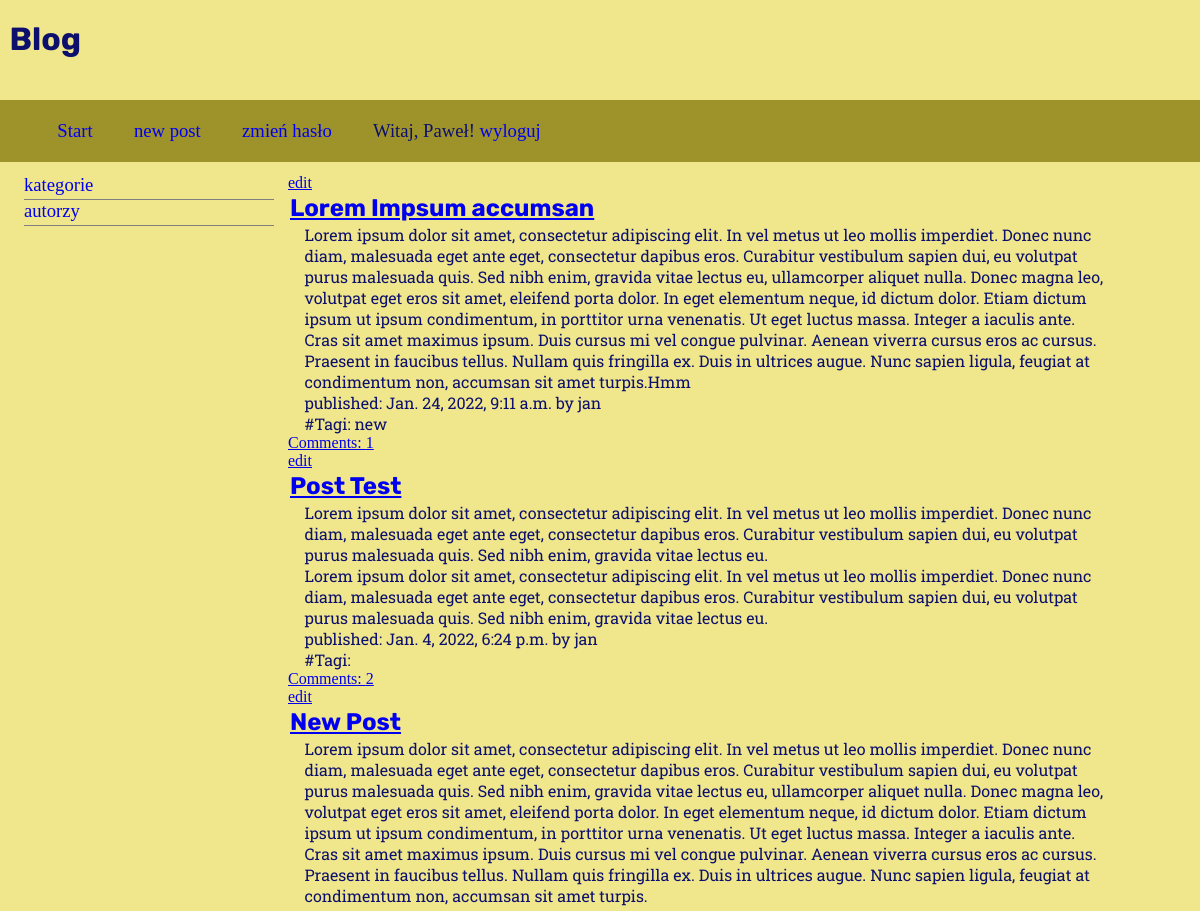
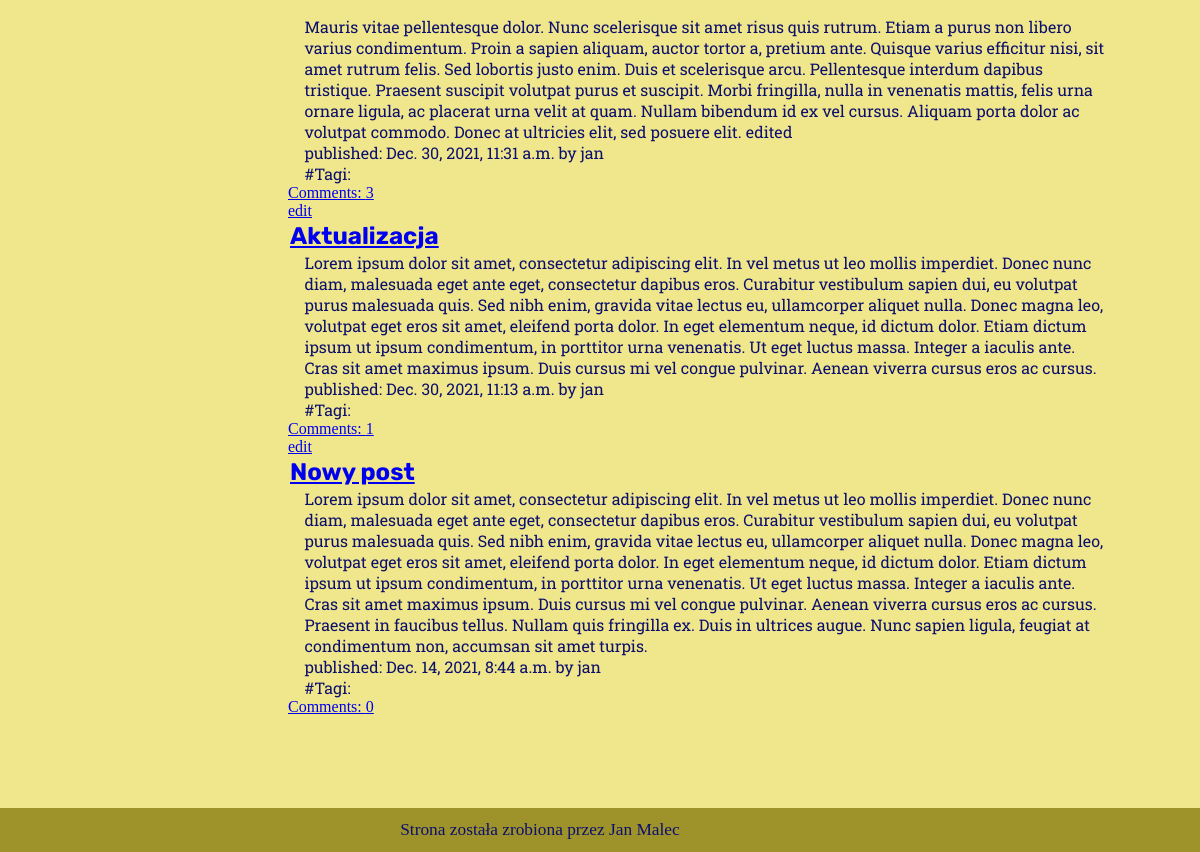
Screenshot of / (signed in) with the database file from the repository (2 pictures, top to bottom).
### blog/models.py (models this page shows, shortened)
class Post(models.Model):
    author = models.ForeignKey('auth.User', on_delete=models.CASCADE)
    title = models.CharField(max_length=200)
    text = models.TextField()
    created_date = models.DateTimeField(
            default=timezone.now)
    published_date = models.DateTimeField(
            blank=True, null=True)
    tags = TaggableManager()

### blog/views.py (the view)
# urls.py: path('', views.post_list, name="post_list"),
def post_list(request):
    posts = Post.objects.order_by('-published_date')#.filter(id=1)
    return render(request, 'blog/post_list.html', {'posts': posts})

### blog/templates/blog/post_list.html (shortened to what this page needs)
{% extends 'blog/base.html' %}
{% block content %}
{% for post in posts %}
<div>
    {% if user.is_authenticated %}
    <a class="btn btn-default" href="{% url 'post_edit' pk=post.pk %}">edit</a>
    {% endif %}
<h2><a href="{% url 'post_detail' pk=post.pk %}">{{ post.title }}</a></h2>
<p>{{ post.text|linebreaksbr }}</p>
<p>published: {{ post.published_date }} by {{ post.author }}</p>
<p class="tags">#Tagi: {{ post.tags.all|join:", " }}</p>
<a href="{% url 'post_detail' pk=post.pk %}">Comments: {{ post.comments.count }}</a>
{% endfor %}
{% endblock %}

### blog/templates/blog/base.html (shortened to what this page needs)
{% load static %}
<!DOCTYPE html>
<head>
    <link rel="stylesheet" href="{% static 'css/main.css' %}" >
    <link rel="stylesheet" href="{% static 'css/style.css' %}" >
</head>
<body>
<header>
    <h1>Blog</h1>
</header>
<nav class="sticky">
    <ul>
        <li><a href="/">Start</a></li>
        {% if user.is_authenticated %}
        <li><a href="{% url 'post_new' %}" >new post</a></li>
        {% else %}
        <li><a href="{% url 'login' %}">zaloguj</a></li>
        {% endif %}
        {% if user.is_authenticated %}
        <li><a href="{% url 'password_change' %}">zmień hasło</a></li>
        <li>Witaj, {{ request.user }}!
            <a href="{% url 'logout' %}">wyloguj</a></li>
        {% endif %}
    </ul>
</nav>
<aside>
    <ul>
        <li><a href="#kategorie">kategorie</a></li>
        <li><a href="#autorzy">autorzy</a></li>
    </ul>
</aside>
<main>
    <section>
        {% block content %}
        {% endblock %}
    </section>
</main>
<footer> Strona została zrobiona przez Jan Malec </footer>
</body>
</html>

### blog/static/css/main.css (style rules this page uses)
* { margin: 0px; padding: 0px; }
body { background-color: rgb(240,230,140); color: #0C106C; }
header { display: inline-flex; width: 100px; height: 100px; }
header h1 { width: 20px; padding-top: 20%; font-family: 'Rubik', sans-serif; margin-left: 0.3em; }
nav { background-color: #9E922A; height: 5%; padding-top: 1%; padding-bottom: 1%; padding-right:5%; width: auto; }
nav.sticky { position: sticky; top:0; padding:20px; }
nav li { display: inline-block; padding-left: 2em; font-size: 14pt; }
nav li { list-style-type: none; }
nav li a { text-decoration: none; }
aside { float: left; width:20%; padding-top: 1%; margin-left: 2%; font-family: 'EB Garamond', serif; overflow:unset; }
aside li { height: 25px; list-style:none; border-bottom: gray solid 1px; width: 250px; font-size: 14pt; }
aside li a { text-decoration: none; }
main { float: left; width:76%; padding-top: 1%; padding-left: 2%; padding-bottom: 5%; }
main section { margin-right: 10%; overflow-x: auto; padding-bottom: 2em; }
main section h2 { margin: 2px; font-family: 'Rubik', sans-serif; color: #020434; }
main section p { padding-left: 2%; font-family: 'Roboto Slab', serif; }
footer { background-color: #9E922A; height: 5%; padding-top: 1%; padding-bottom: 1%; padding-right:10%; clear: both; text-align: center; font-size: 13pt; position: relative; }

### rows the page displays
Post: title "Lorem Impsum accumsan", text "Lorem ipsum dolor sit amet, consectetur adipiscing elit. In vel metus ut leo mollis imperdiet. Donec nunc diam, malesuada eget ante eget, consectetur dapibus eros. Curabitur vestibulum sapien dui, eu volutpat purus malesuada quis. Sed nibh enim, gravida vitae lectus eu, ullamcorper aliquet nulla. Donec magna leo, volutpat eget eros sit amet, eleifend porta dolor. In eget elementum neque, id dictum dolor. Etiam dictum ipsum ut ipsum condimentum, in porttitor urna venenatis. Ut eget luctus massa. Integer a iaculis ante. Cras sit amet maximus ipsum. Duis cursus mi vel congue pulvinar. Aenean viverra cursus eros ac cursus. Praesent in faucibus tellus. Nullam quis fringilla ex. Duis in ultrices…", published_date "Jan. 24, 2022, 9:11 a.m.", author "jan", tags.all "new", comments.count "1"
Post: title "Post Test", text "Lorem ipsum dolor sit amet, consectetur adipiscing elit. In vel metus ut leo mollis imperdiet. Donec nunc diam, malesuada eget ante eget, consectetur dapibus eros. Curabitur vestibulum sapien dui, eu volutpat purus malesuada quis. Sed nibh enim, gravida vitae lectus eu. Lorem ipsum dolor sit amet, consectetur adipiscing elit. In vel metus ut leo mollis imperdiet. Donec nunc diam, malesuada eget ante eget, consectetur dapibus eros. Curabitur vestibulum sapien dui, eu volutpat purus malesuada quis. Sed nibh enim, gravida vitae lectus eu.", published_date "Jan. 4, 2022, 6:24 p.m.", author "jan", comments.count "2"
Post: title "New Post", text "Lorem ipsum dolor sit amet, consectetur adipiscing elit. In vel metus ut leo mollis imperdiet. Donec nunc diam, malesuada eget ante eget, consectetur dapibus eros. Curabitur vestibulum sapien dui, eu volutpat purus malesuada quis. Sed nibh enim, gravida vitae lectus eu, ullamcorper aliquet nulla. Donec magna leo, volutpat eget eros sit amet, eleifend porta dolor. In eget elementum neque, id dictum dolor. Etiam dictum ipsum ut ipsum condimentum, in porttitor urna venenatis. Ut eget luctus massa. Integer a iaculis ante. Cras sit amet maximus ipsum. Duis cursus mi vel congue pulvinar. Aenean viverra cursus eros ac cursus. Praesent in faucibus tellus. Nullam quis fringilla ex. Duis in ultrices…", published_date "Dec. 30, 2021, 11:31 a.m.", author "jan", comments.count "3"
Post: title "Aktualizacja", text "Lorem ipsum dolor sit amet, consectetur adipiscing elit. In vel metus ut leo mollis imperdiet. Donec nunc diam, malesuada eget ante eget, consectetur dapibus eros. Curabitur vestibulum sapien dui, eu volutpat purus malesuada quis. Sed nibh enim, gravida vitae lectus eu, ullamcorper aliquet nulla. Donec magna leo, volutpat eget eros sit amet, eleifend porta dolor. In eget elementum neque, id dictum dolor. Etiam dictum ipsum ut ipsum condimentum, in porttitor urna venenatis. Ut eget luctus massa. Integer a iaculis ante. Cras sit amet maximus ipsum. Duis cursus mi vel congue pulvinar. Aenean viverra cursus eros ac cursus.", published_date "Dec. 30, 2021, 11:13 a.m.", author "jan", comments.count "1"
Post: title "Nowy post", text "Lorem ipsum dolor sit amet, consectetur adipiscing elit. In vel metus ut leo mollis imperdiet. Donec nunc diam, malesuada eget ante eget, consectetur dapibus eros. Curabitur vestibulum sapien dui, eu volutpat purus malesuada quis. Sed nibh enim, gravida vitae lectus eu, ullamcorper aliquet nulla. Donec magna leo, volutpat eget eros sit amet, eleifend porta dolor. In eget elementum neque, id dictum dolor. Etiam dictum ipsum ut ipsum condimentum, in porttitor urna venenatis. Ut eget luctus massa. Integer a iaculis ante. Cras sit amet maximus ipsum. Duis cursus mi vel congue pulvinar. Aenean viverra cursus eros ac cursus. Praesent in faucibus tellus. Nullam quis fringilla ex. Duis in ultrices…", published_date "Dec. 14, 2021, 8:44 a.m.", author "jan", comments.count "0"

### other values shown
{{ request.user }} "Paweł"
